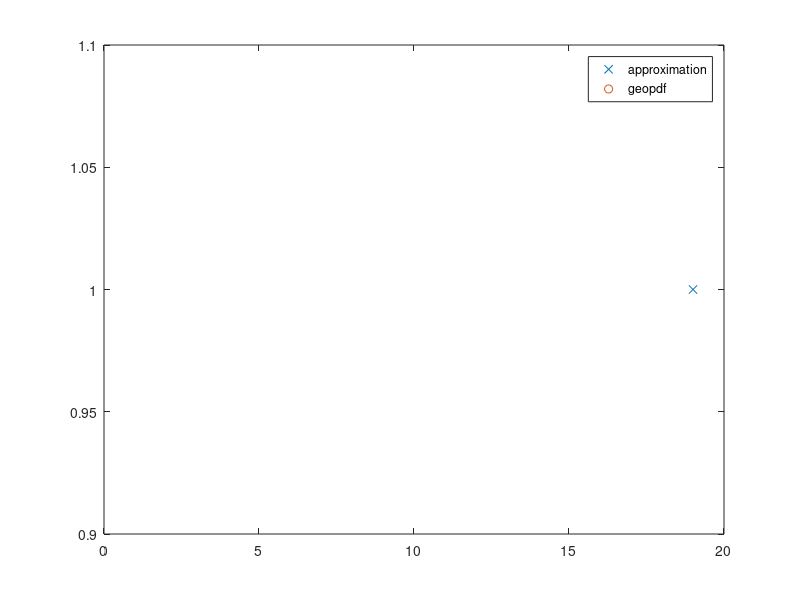

Write the MATLAB code that produced this figure.
p=input('p=');
n=20;
N=input('Number of simulations=');
trial=rand;
for i=1:N
    X(i)=0;
    U=rand;
    aux=1;
    while U<p && aux<n
        X(i)=X(i)+(U<p);
        U=rand;
        aux=aux+1;
    end
end

%unique values obtained
U_X = unique(X);
%frequency of the values
n_X = hist(X,length(U_X));
rel_freq=n_X/N; %the relative frequency

[U_X;rel_freq];

plot(U_X, rel_freq,"x",0:n,geopdf(0:n,p),"o");
legend('approximation','geopdf');


